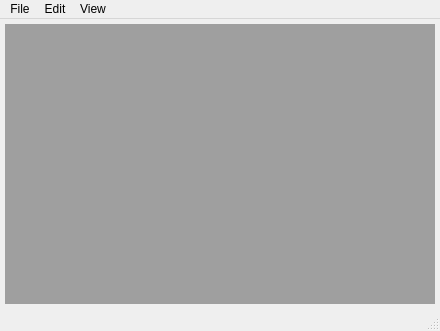
<?xml version="1.0" encoding="UTF-8"?>
<ui version="4.0">
 <class>MainWindow</class>
 <widget class="QMainWindow" name="MainWindow">
  <property name="geometry">
   <rect>
    <x>0</x>
    <y>0</y>
    <width>440</width>
    <height>331</height>
   </rect>
  </property>
  <property name="focusPolicy">
   <enum>Qt::StrongFocus</enum>
  </property>
  <property name="windowTitle">
   <string>ExpCRF</string>
  </property>
  <widget class="QWidget" name="centralWidget">
   <layout class="QGridLayout" name="gridLayout">
    <property name="leftMargin">
     <number>5</number>
    </property>
    <property name="topMargin">
     <number>5</number>
    </property>
    <property name="rightMargin">
     <number>5</number>
    </property>
    <property name="bottomMargin">
     <number>5</number>
    </property>
    <item row="0" column="0">
     <widget class="QMdiArea" name="mdiArea"/>
    </item>
   </layout>
  </widget>
  <widget class="QMenuBar" name="menuBar">
   <property name="geometry">
    <rect>
     <x>0</x>
     <y>0</y>
     <width>440</width>
     <height>23</height>
    </rect>
   </property>
   <widget class="QMenu" name="menuFile">
    <property name="title">
     <string>File</string>
    </property>
    <addaction name="actionLoad_Image"/>
    <addaction name="actionLoad_Input_Mesh"/>
    <addaction name="actionLoad_Annotation"/>
    <addaction name="actionSave_Base_Segments"/>
    <addaction name="actionSave_Base_Image"/>
    <addaction name="actionLoad_Base_Segments"/>
    <addaction name="separator"/>
    <addaction name="actionConfigure"/>
   </widget>
   <widget class="QMenu" name="menuEdit">
    <property name="title">
     <string>Edit</string>
    </property>
    <widget class="QMenu" name="menuRCut2D">
     <property name="title">
      <string>RCut2D</string>
     </property>
     <addaction name="actionShow_Base"/>
     <addaction name="actionGenerate_Base"/>
     <addaction name="actionSolve"/>
    </widget>
    <addaction name="actionCRF"/>
    <addaction name="actionCRF3D"/>
    <addaction name="actionNCut2D"/>
    <addaction name="separator"/>
    <addaction name="menuRCut2D"/>
   </widget>
   <widget class="QMenu" name="menuView">
    <property name="title">
     <string>View</string>
    </property>
    <addaction name="actionLabel_Mask"/>
   </widget>
   <addaction name="menuFile"/>
   <addaction name="menuEdit"/>
   <addaction name="menuView"/>
  </widget>
  <widget class="QStatusBar" name="statusBar"/>
  <action name="actionLoad_Image">
   <property name="text">
    <string>Load Input Image</string>
   </property>
  </action>
  <action name="actionCRF">
   <property name="text">
    <string>CRF2D</string>
   </property>
  </action>
  <action name="actionCRF3D">
   <property name="text">
    <string>CRF3D</string>
   </property>
  </action>
  <action name="actionLoad_Input_Mesh">
   <property name="text">
    <string>Load Input Mesh</string>
   </property>
  </action>
  <action name="actionLoad_Annotation">
   <property name="text">
    <string>Load Annotation</string>
   </property>
  </action>
  <action name="actionLabel_Mask">
   <property name="checkable">
    <bool>true</bool>
   </property>
   <property name="text">
    <string>Label Mask</string>
   </property>
  </action>
  <action name="actionNCut2D">
   <property name="text">
    <string>NCut2D</string>
   </property>
  </action>
  <action name="actionConfigure">
   <property name="text">
    <string>Configure</string>
   </property>
  </action>
  <action name="actionLoad_Base_Segments">
   <property name="text">
    <string>Load Base Segments</string>
   </property>
  </action>
  <action name="actionSave_Base_Segments">
   <property name="text">
    <string>Save Base Segments</string>
   </property>
  </action>
  <action name="actionShow_Base">
   <property name="text">
    <string>Show Base</string>
   </property>
  </action>
  <action name="actionGenerate_Base">
   <property name="text">
    <string>Generate Base</string>
   </property>
  </action>
  <action name="actionSolve">
   <property name="text">
    <string>Solve</string>
   </property>
  </action>
  <action name="actionSave_Base_Image">
   <property name="text">
    <string>Save Base Image</string>
   </property>
  </action>
 </widget>
 <layoutdefault spacing="6" margin="11"/>
 <resources/>
 <connections/>
</ui>
